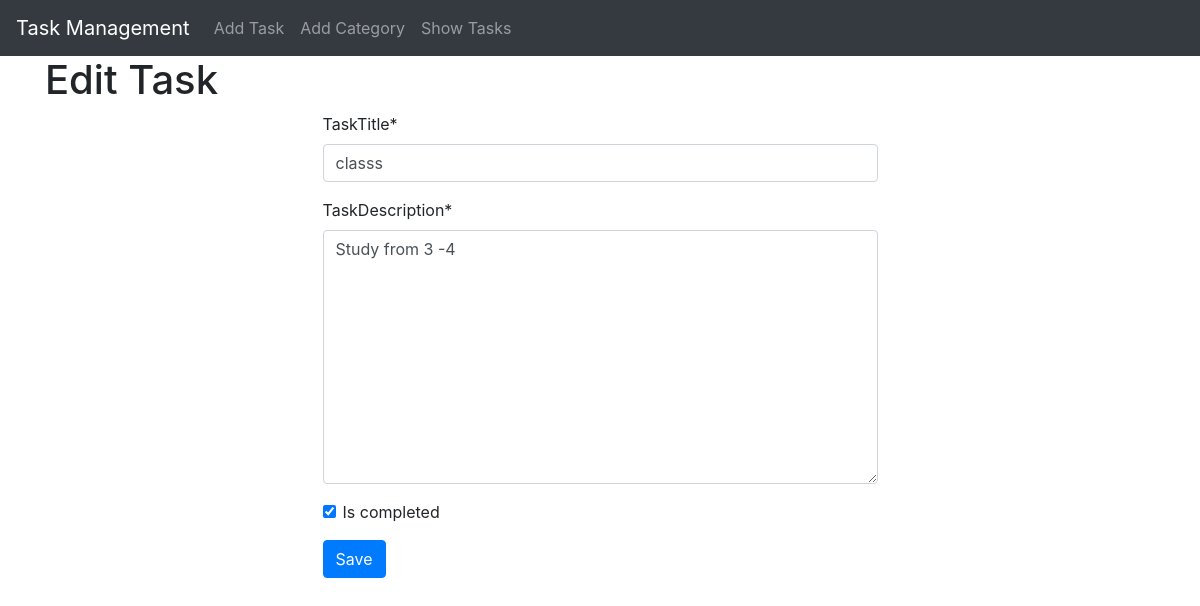
Screenshot of /tasks/2/edit/ with the database file from the repository.
### task/models.py (models this page shows, shortened)
class Task(models.Model):
    taskTitle = models.CharField(max_length=100)
    taskDescription = models.TextField()
    is_completed = models.BooleanField(default=False)
    task_assign_date = models.DateField(auto_now_add=True)

### task/views.py (the view)
# urls.py: path('<int:pk>/edit/', views.task_update, name='task_update'),
def task_update(request, pk):
    task = get_object_or_404(Task, pk=pk)
    if request.method == 'POST':
        form = TaskForm(request.POST, instance=task)
        if form.is_valid():
            form.save()
            return redirect('task_list')
    else:
        form = TaskForm(instance=task)
    return render(request, 'task/task_form.html', {'form': form})

### task/forms.py
class TaskForm(forms.ModelForm):
    class Meta:
        model = Task
        fields = '__all__'

### task/templates/task/task_form.html (shortened to what this page needs)
{% extends 'base.html' %}
{% load crispy_forms_tags %}
{% block content %}
<h1>{{ form.instance.pk|yesno:"Edit,Create" }} Task</h1>
<form style="width :50% ; margin:auto" method="post">
    <div class="form-group">
        {{form | crispy}}
    </div>
    <button type="submit" class="btn btn-primary">Save</button>
</form>
{% endblock %}

### rows the page displays
Task: instance.pk "Edit", taskTitle "classs", taskDescription "Study from 3 -4", is_completed "☑"
